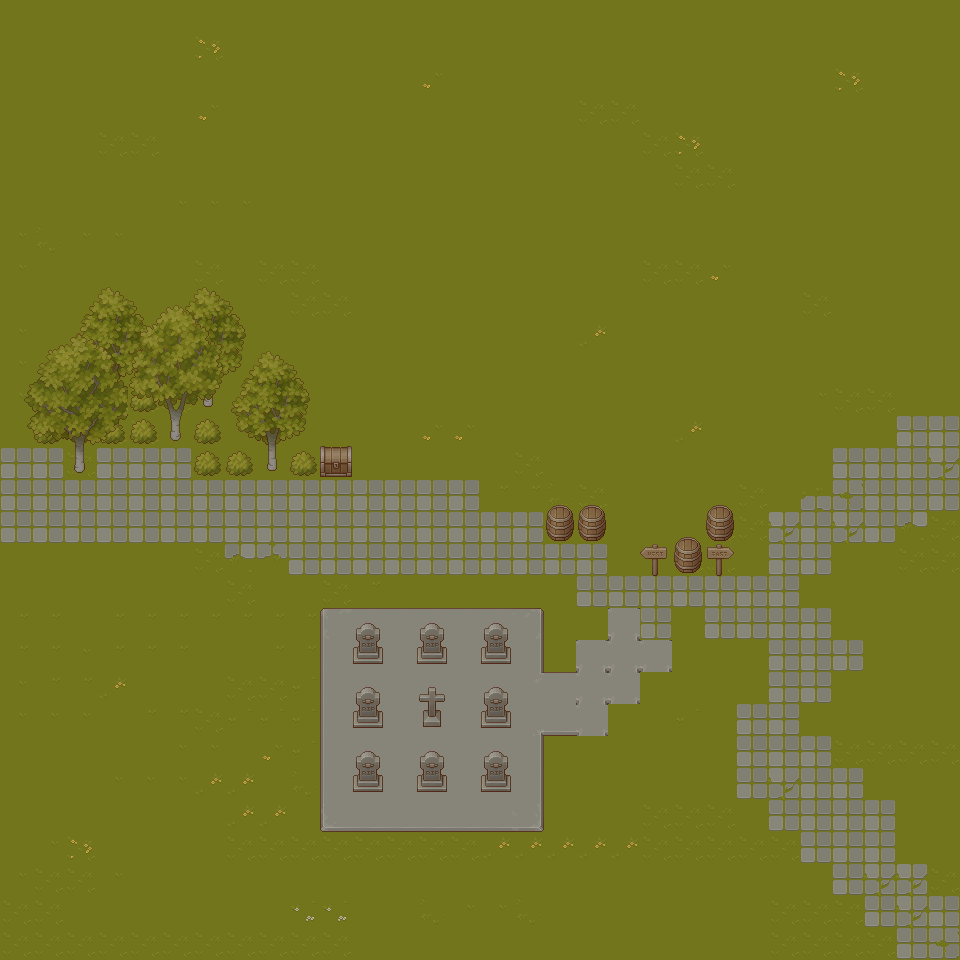

A 2D game scene composited from a Tiled map and its tileset images. What follows is a short description and the map's XML, with each tile layer's data collapsed to a summary:
An orthogonal 30x30 tile map with 32x32 px tiles, 6 tile layers (Tile Layer 1, stone ground, bushes, trees 2, ...), 4 tilesets.

<map version="1.10" tiledversion="1.10.2" orientation="orthogonal" renderorder="right-down" width="30" height="30" tilewidth="32" tileheight="32" infinite="0" nextlayerid="8" nextobjectid="1">
 <tileset firstgid="1" source="tilesets/pixelArtBasic/TX-Tileset-Grass.tsx" />
 <tileset firstgid="65" source="tilesets/pixelArtBasic/TX-Plant.tsx" />
 <tileset firstgid="321" source="tilesets/pixelArtBasic/TX-Props.tsx" />
 <tileset firstgid="577" source="tilesets/pixelArtBasic/TX-Tileset-Stone-Ground.tsx" />
 <layer id="1" name="Tile Layer 1" width="30" height="30">
  <data>[900 cells, 900 non-empty, 16 distinct tile ids]</data>
 </layer>
 <layer id="7" name="stone ground" width="30" height="30">
  <data>[900 cells, 58 non-empty, 12 distinct tile ids]</data>
 </layer>
 <layer id="5" name="bushes" width="30" height="30">
  <data>[900 cells, 12 non-empty, 5 distinct tile ids]</data>
 </layer>
 <layer id="4" name="trees 2" width="30" height="30">
  <data>[900 cells, 30 non-empty, 15 distinct tile ids]</data>
 </layer>
 <layer id="3" name="trees" width="30" height="30">
  <data>[900 cells, 51 non-empty, 51 distinct tile ids]</data>
 </layer>
 <layer id="6" name="props" width="30" height="30">
  <data>[900 cells, 26 non-empty, 6 distinct tile ids]</data>
 </layer>
</map>
